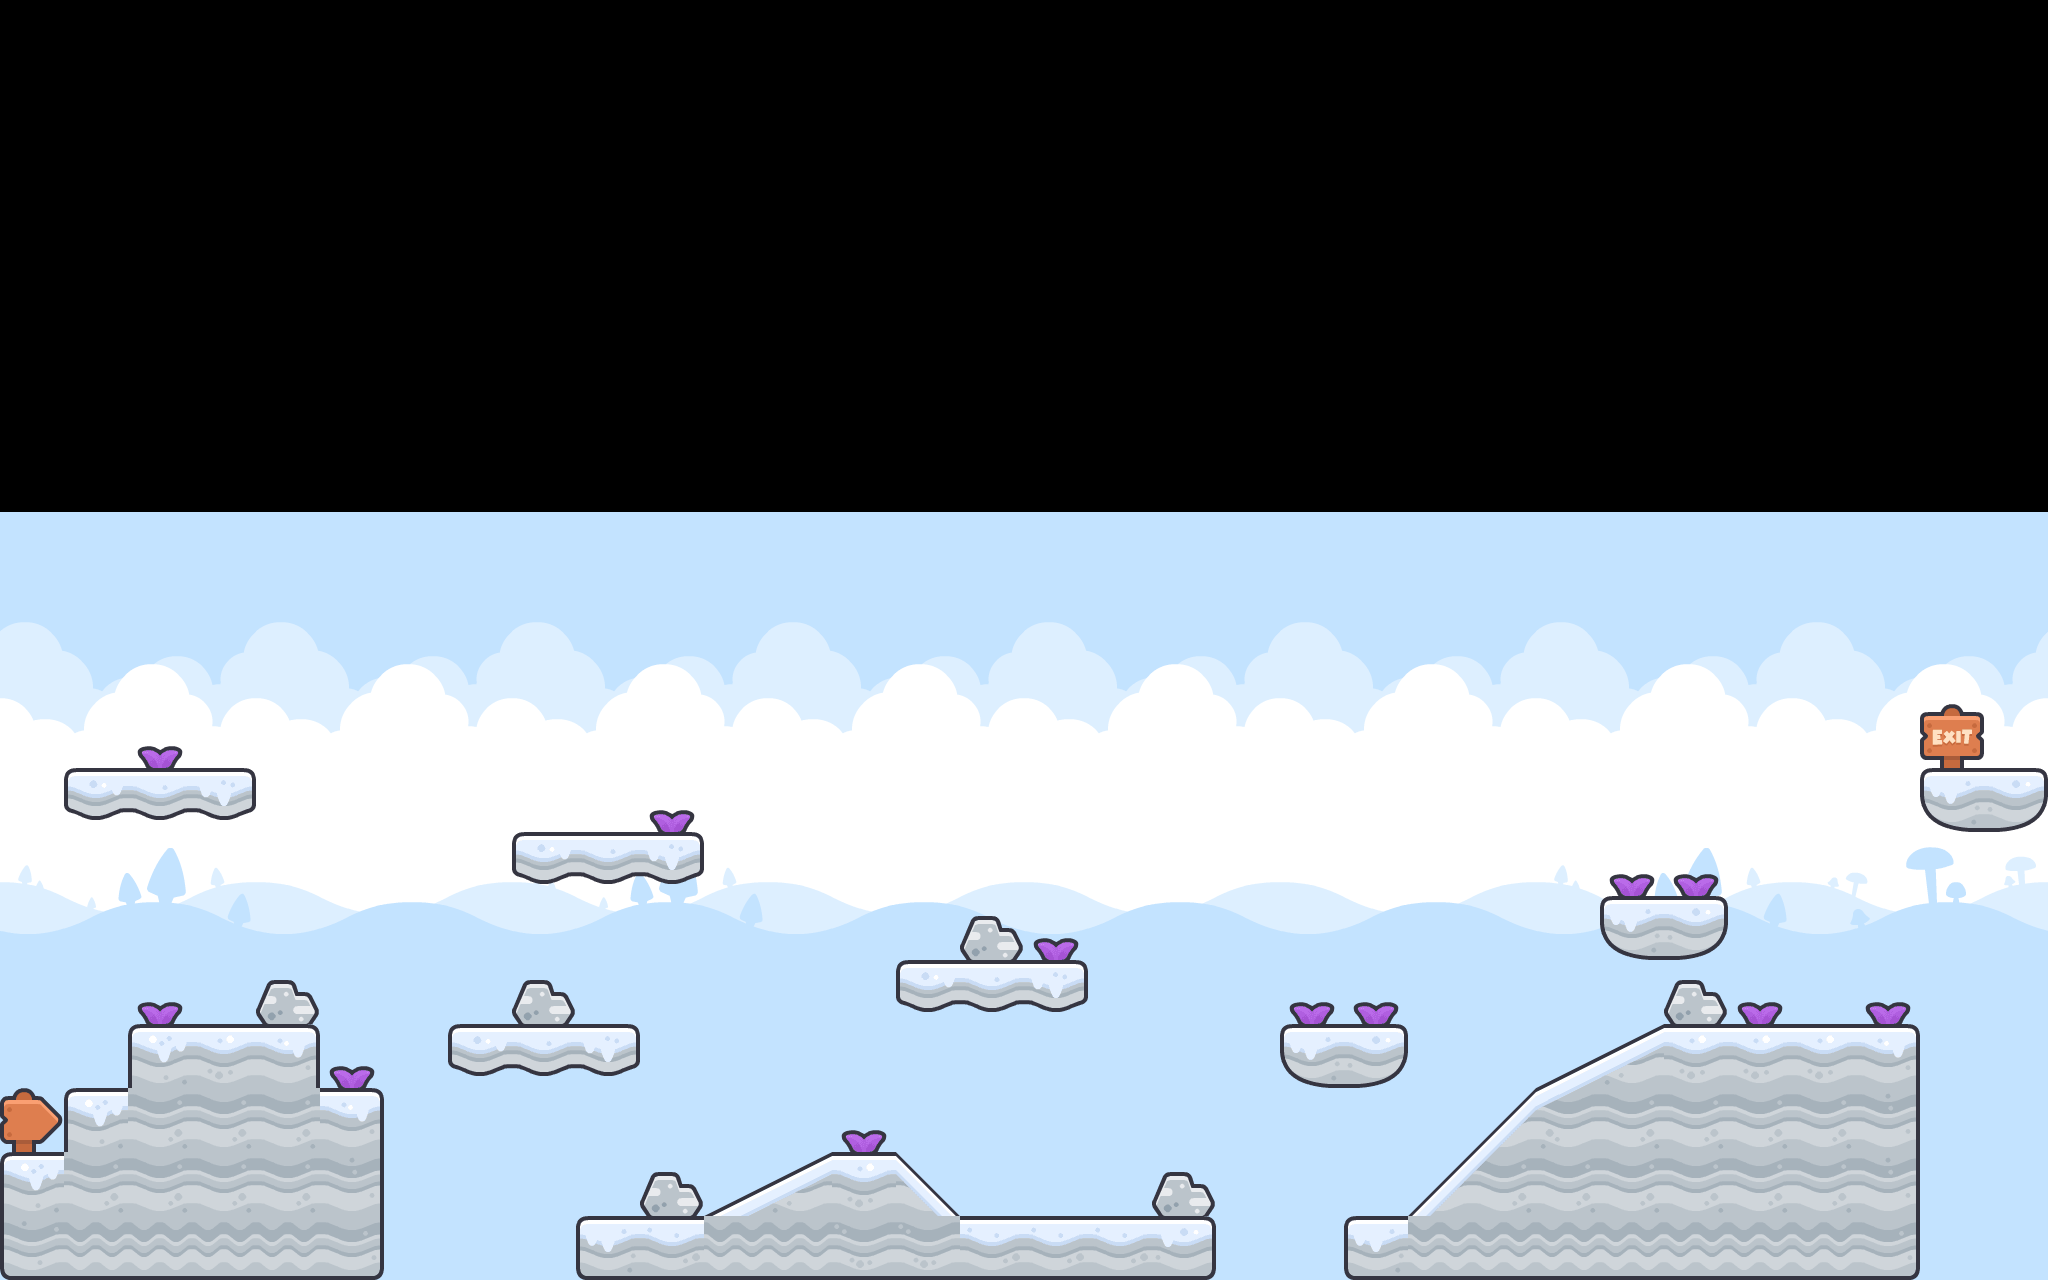

Below is a game level as drawn by its tile map, then a one-line description and the .tmx file that defines it, in full:
An orthogonal 32x20 tile map with 64x64 px tiles, 3 tile layers (Background, Terrain, Decorations), 2 tilesets.

<map version="1.10" tiledversion="1.12.2" orientation="orthogonal" renderorder="right-down" width="32" height="20" tilewidth="64" tileheight="64" infinite="0" nextlayerid="5" nextobjectid="5">
 <tileset firstgid="1" source="backgrounds.tsx" />
 <tileset firstgid="17" source="spritesheet-tiles-default.tsx" />
 <layer id="1" name="Background" width="32" height="20" locked="1">
  <data encoding="csv">
0,0,0,0,0,0,0,0,0,0,0,0,0,0,0,0,0,0,0,0,0,0,0,0,0,0,0,0,0,0,0,0,
0,0,0,0,0,0,0,0,0,0,0,0,0,0,0,0,0,0,0,0,0,0,0,0,0,0,0,0,0,0,0,0,
0,0,0,0,0,0,0,0,0,0,0,0,0,0,0,0,0,0,0,0,0,0,0,0,0,0,0,0,0,0,0,0,
0,0,0,0,0,0,0,0,0,0,0,0,0,0,0,0,0,0,0,0,0,0,0,0,0,0,0,0,0,0,0,0,
0,0,0,0,0,0,0,0,0,0,0,0,0,0,0,0,0,0,0,0,0,0,0,0,0,0,0,0,0,0,0,0,
0,0,0,0,0,0,0,0,0,0,0,0,0,0,0,0,0,0,0,0,0,0,0,0,0,0,0,0,0,0,0,0,
0,0,0,0,0,0,0,0,0,0,0,0,0,0,0,0,0,0,0,0,0,0,0,0,0,0,0,0,0,0,0,0,
0,0,0,0,0,0,0,0,0,0,0,0,0,0,0,0,0,0,0,0,0,0,0,0,0,0,0,0,0,0,0,0,
0,0,0,0,0,0,0,0,0,0,0,0,0,0,0,0,0,0,0,0,0,0,0,0,0,0,0,0,0,0,0,0,
0,0,0,0,0,0,0,0,0,0,0,0,0,0,0,0,0,0,0,0,0,0,0,0,0,0,0,0,0,0,0,0,
0,0,0,0,0,0,0,0,0,0,0,0,0,0,0,0,0,0,0,0,0,0,0,0,0,0,0,0,0,0,0,0,
1,0,0,0,1,0,0,0,1,0,0,0,1,0,0,0,1,0,0,0,1,0,0,0,1,0,0,0,1,0,0,0,
0,0,0,0,0,0,0,0,0,0,0,0,0,0,0,0,0,0,0,0,0,0,0,0,0,0,0,0,0,0,0,0,
0,0,0,0,0,0,0,0,0,0,0,0,0,0,0,0,0,0,0,0,0,0,0,0,0,0,0,0,0,0,0,0,
0,0,0,0,0,0,0,0,0,0,0,0,0,0,0,0,0,0,0,0,0,0,0,0,0,0,0,0,0,0,0,0,
9,0,0,0,7,0,0,0,9,0,0,0,7,0,0,0,7,0,0,0,7,0,0,0,9,0,0,0,8,0,0,0,
0,0,0,0,0,0,0,0,0,0,0,0,0,0,0,0,0,0,0,0,0,0,0,0,0,0,0,0,0,0,0,0,
0,0,0,0,0,0,0,0,0,0,0,0,0,0,0,0,0,0,0,0,0,0,0,0,0,0,0,0,0,0,0,0,
0,0,0,0,0,0,0,0,0,0,0,0,0,0,0,0,0,0,0,0,0,0,0,0,0,0,0,0,0,0,0,0,
14,0,0,0,14,0,0,0,14,0,0,0,14,0,0,0,14,0,0,0,14,0,0,0,14,0,0,0,14,0,0,0
</data>
 </layer>
 <layer id="2" name="Terrain" width="32" height="20" locked="1">
  <data encoding="csv">
0,0,0,0,0,0,0,0,0,0,0,0,0,0,0,0,0,0,0,0,0,0,0,0,0,0,0,0,0,0,0,0,
0,0,0,0,0,0,0,0,0,0,0,0,0,0,0,0,0,0,0,0,0,0,0,0,0,0,0,0,0,0,0,0,
0,0,0,0,0,0,0,0,0,0,0,0,0,0,0,0,0,0,0,0,0,0,0,0,0,0,0,0,0,0,0,0,
0,0,0,0,0,0,0,0,0,0,0,0,0,0,0,0,0,0,0,0,0,0,0,0,0,0,0,0,0,0,0,0,
0,0,0,0,0,0,0,0,0,0,0,0,0,0,0,0,0,0,0,0,0,0,0,0,0,0,0,0,0,0,0,0,
0,0,0,0,0,0,0,0,0,0,0,0,0,0,0,0,0,0,0,0,0,0,0,0,0,0,0,0,0,0,0,0,
0,0,0,0,0,0,0,0,0,0,0,0,0,0,0,0,0,0,0,0,0,0,0,0,0,0,0,0,0,0,0,0,
0,0,0,0,0,0,0,0,0,0,0,0,0,0,0,0,0,0,0,0,0,0,0,0,0,0,0,0,0,0,0,0,
0,0,0,0,0,0,0,0,0,0,0,0,0,0,0,0,0,0,0,0,0,0,0,0,0,0,0,0,0,0,0,0,
0,0,0,0,0,0,0,0,0,0,0,0,0,0,0,0,0,0,0,0,0,0,0,0,0,0,0,0,0,0,0,0,
0,0,0,0,0,0,0,0,0,0,0,0,0,0,0,0,0,0,0,0,0,0,0,0,0,0,0,0,0,0,0,0,
0,0,0,0,0,0,0,0,0,0,0,0,0,0,0,0,0,0,0,0,0,0,0,0,0,0,0,0,0,0,0,0,
0,279,280,281,0,0,0,0,0,0,0,0,0,0,0,0,0,0,0,0,0,0,0,0,0,0,0,0,0,0,0,0,
0,0,0,0,0,0,0,0,279,280,281,0,0,0,0,0,0,0,0,0,0,0,0,0,0,0,0,0,0,0,0,0,
0,0,0,0,0,0,0,0,0,0,0,0,0,0,0,0,0,0,0,0,0,0,0,0,0,284,285,0,0,0,0,0,
0,0,0,0,0,0,0,0,0,0,0,0,0,0,279,280,281,0,0,0,0,0,0,0,0,0,0,0,0,0,0,0,
0,0,275,274,276,0,0,279,280,281,0,0,0,0,0,0,0,0,0,0,284,285,0,0,2147483936,2147483935,274,274,274,276,0,0,
0,275,271,271,271,276,0,0,0,0,0,0,0,0,0,0,0,0,0,0,0,0,0,2147483939,2147483937,271,271,271,271,273,0,0,
275,271,271,271,271,273,0,0,0,0,0,2147483936,2147483935,274,291,0,0,0,0,0,0,0,2147483939,2147483938,271,271,271,271,271,273,0,0,
269,212,212,212,212,270,0,0,0,282,283,212,212,268,268,283,283,283,286,0,0,282,212,212,212,212,212,212,212,270,0,0
</data>
 </layer>
 <layer id="3" name="Decorations" width="32" height="20" locked="1">
  <data encoding="csv">
0,0,0,0,0,0,0,0,0,0,0,0,0,0,0,0,0,0,0,0,0,0,0,0,0,0,0,0,0,0,0,0,
0,0,0,0,0,0,0,0,0,0,0,0,0,0,0,0,0,0,0,0,0,0,0,0,0,0,0,0,0,0,0,0,
0,0,0,0,0,0,0,0,0,0,0,0,0,0,0,0,0,0,0,0,0,0,0,0,0,0,0,0,0,0,0,0,
0,0,0,0,0,0,0,0,0,0,0,0,0,0,0,0,0,0,0,0,0,0,0,0,0,0,0,0,0,0,0,0,
0,0,0,0,0,0,0,0,0,0,0,0,0,0,0,0,0,0,0,0,0,0,0,0,0,0,0,0,0,0,0,0,
0,0,0,0,0,0,0,0,0,0,0,0,0,0,0,0,0,0,0,0,0,0,0,0,0,0,0,0,0,0,0,0,
0,0,0,0,0,0,0,0,0,0,0,0,0,0,0,0,0,0,0,0,0,0,0,0,0,0,0,0,0,0,0,0,
0,0,0,0,0,0,0,0,0,0,0,0,0,0,0,0,0,0,0,0,0,0,0,0,0,0,0,0,0,0,0,0,
0,0,0,0,0,0,0,0,0,0,0,0,0,0,0,0,0,0,0,0,0,0,0,0,0,0,0,0,0,0,0,0,
0,0,0,0,0,0,0,0,0,0,0,0,0,0,0,0,0,0,0,0,0,0,0,0,0,0,0,0,0,0,0,0,
0,0,0,0,0,0,0,0,0,0,0,0,0,0,0,0,0,0,0,0,0,0,0,0,0,0,0,0,0,0,0,0,
0,0,79,0,0,0,0,0,0,0,0,0,0,0,0,0,0,0,0,0,0,0,0,0,0,0,0,0,0,0,139,0,
0,0,0,0,0,0,0,0,0,0,79,0,0,0,0,0,0,0,0,0,0,0,0,0,0,0,0,0,0,0,284,285,
0,0,0,0,0,0,0,0,0,0,0,0,0,0,0,0,0,0,0,0,0,0,0,0,0,79,79,0,0,0,0,0,
0,0,0,0,0,0,0,0,0,0,0,0,0,0,0,134,79,0,0,0,0,0,0,0,0,0,0,0,0,0,0,0,
0,0,79,0,134,0,0,0,134,0,0,0,0,0,0,0,0,0,0,0,79,79,0,0,0,0,134,79,0,79,0,0,
0,0,0,0,0,79,0,0,0,0,0,0,0,0,0,0,0,0,0,0,0,0,0,0,0,0,0,0,0,0,0,0,
141,0,0,0,0,0,0,0,0,0,0,0,0,79,0,0,0,0,0,0,0,0,0,0,0,0,0,0,0,0,0,0,
0,0,0,0,0,0,0,0,0,0,134,0,0,0,0,0,0,0,134,0,0,0,0,0,0,0,0,0,0,0,0,0,
0,0,0,0,0,0,0,0,0,0,0,0,0,0,0,0,0,0,0,0,0,0,0,0,0,0,0,0,0,0,0,0
</data>
 </layer>
 <objectgroup id="4" name="Colliders" />
</map>
